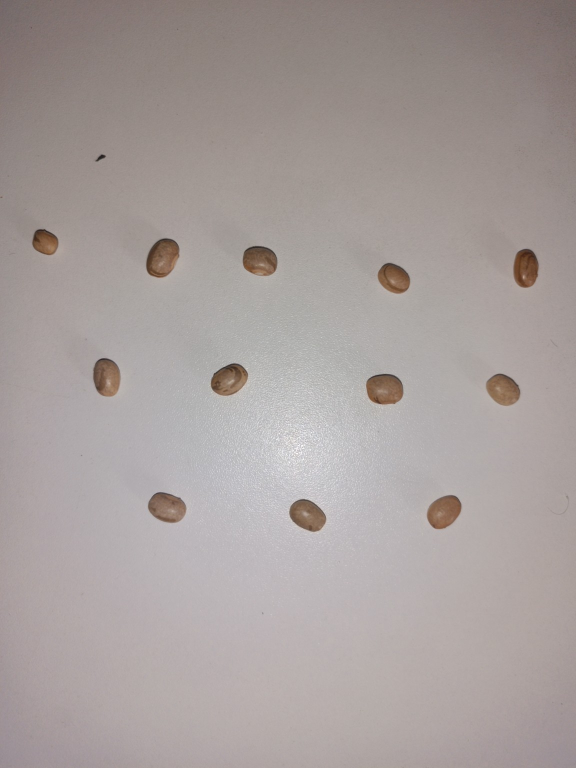
#> input picture imagens/imagem_atividade04.jpg, 1152 x 1536 px (shown at 1/2 size)
$ jupyter execute --allow-errors atividade04_visao_computacional.ipynb
#> lines starting #> are read from the running program, lines starting #| are printed output that depends on the picture; after the words box and inside, x2 and y2 are one past the last pixel; in counts of white or black regions, pixels touching at a corner belong together
# Atividade 04 - Pipeline de Visão Computacional

## 1. Introdução

Este notebook foi preparado para executar um pipeline simples e didático de visão computacional no Google Colab. A proposta é trabalhar com uma imagem autoral enviada pelo estudante, aplicando etapas clássicas de processamento sem usar inteligência artificial, redes neurais ou modelos treinados.

O fluxo implementado segue esta sequência:

- aquisição da imagem;
- segmentação por limiarização de Otsu;
- operações morfológicas para reduzir ruído e corrigir pequenas falhas;
- identificação de objetos por componentes conectados;
- extração de características;
- análise dos resultados.

O notebook também foi preparado para não quebrar caso a imagem ainda não esteja no caminho esperado. Nesse caso, as células exibem orientações claras para que o estudante possa organizar o arquivo e continuar a execução sem erros.

[cell 1]
# Bibliotecas principais usadas ao longo da atividade.
from pathlib import Path

import pandas as pd
import matplotlib.pyplot as plt

from IPython.display import display, Markdown
from skimage import io, color, filters, morphology, measure

# Configuracoes basicas do notebook.
plt.style.use('seaborn-v0_8')
plt.rcParams['figure.figsize'] = (8, 6)
plt.rcParams['axes.titlesize'] = 12

# Caminho padrao solicitado na atividade.
DEFAULT_IMAGE_PATH = Path('imagens/imagem_atividade04.jpg')

# Parametros simples que o estudante pode ajustar depois.
GAUSSIAN_SIGMA = 1.0
INVERTER_MASCARA = True
MIN_AREA = 1000
AREA_MAXIMA = 6000

# Dicionario para compartilhar os dados entre as celulas sem complicar o codigo.
pipeline = {}

print('Notebook inicializado para uso no Google Colab.')
print(f'Caminho padrao da imagem: {DEFAULT_IMAGE_PATH}')
print(f'Parametros atuais -> sigma: {GAUSSIAN_SIGMA}, inverter mascara: {INVERTER_MASCARA}, area minima: {MIN_AREA}, area maxima: {AREA_MAXIMA}')

## 2. Aquisição da imagem

Nesta etapa, o notebook tenta carregar automaticamente a imagem a partir do caminho `imagens/imagem_atividade04.jpg`. Esse caminho foi mantido como padrão para facilitar a organização do projeto no Colab.

Se a imagem ainda não existir, nenhuma célula vai falhar. Em vez disso, será exibida uma mensagem explicando onde o arquivo deve ser colocado. Isso permite que o notebook seja preparado agora e reutilizado depois com a imagem autoral do estudante.

[cell 2]
# Garante que a pasta exista no ambiente do Colab.
DEFAULT_IMAGE_PATH.parent.mkdir(parents=True, exist_ok=True)

# Se a imagem nao estiver no ambiente do Colab, tenta baixar automaticamente do GitHub.
if not DEFAULT_IMAGE_PATH.exists():
    from urllib.request import urlretrieve

    IMAGE_RAW_URL = 'https://raw.githubusercontent.com/limasantoss/visao-computacional-ex04/main/imagens/imagem_atividade04.jpg'

    try:
        urlretrieve(IMAGE_RAW_URL, DEFAULT_IMAGE_PATH)
        print(f'Imagem baixada automaticamente de: {IMAGE_RAW_URL}')
    except Exception as erro:
        print('Nao foi possivel baixar a imagem automaticamente do GitHub.')
        print(f'Erro: {erro}')

if DEFAULT_IMAGE_PATH.exists():
    image = io.imread(DEFAULT_IMAGE_PATH)
#> image is the input picture: shape (1536, 1152, 3); mean R, G, B 167.1, 158.3, 156.4

    # Ajustes simples para lidar com imagens em tons de cinza ou com canal alfa.
    if image.ndim == 2:
        image_rgb = color.gray2rgb(image)
    elif image.ndim == 3 and image.shape[2] == 4:
        image_rgb = color.rgba2rgb(image)
    else:
        image_rgb = image

    pipeline['image_rgb'] = image_rgb
    pipeline['image_path'] = DEFAULT_IMAGE_PATH

    plt.figure(figsize=(7, 7))
#> (this line was passed over: IPython is not available in this run)
    plt.imshow(image_rgb, cmap='gray' if image_rgb.ndim == 2 else None)
#> (this line was passed over: IPython is not available in this run)
    plt.title('Imagem original')
#> (this line was passed over: IPython is not available in this run)
    plt.axis('off')
#> (this line was passed over: IPython is not available in this run)
#> `limiar_otsu = filters.threshold_otsu(image_suave)`: limiar_otsu = 0.598
#> `mascara_binaria = image_suave < limiar_otsu`:
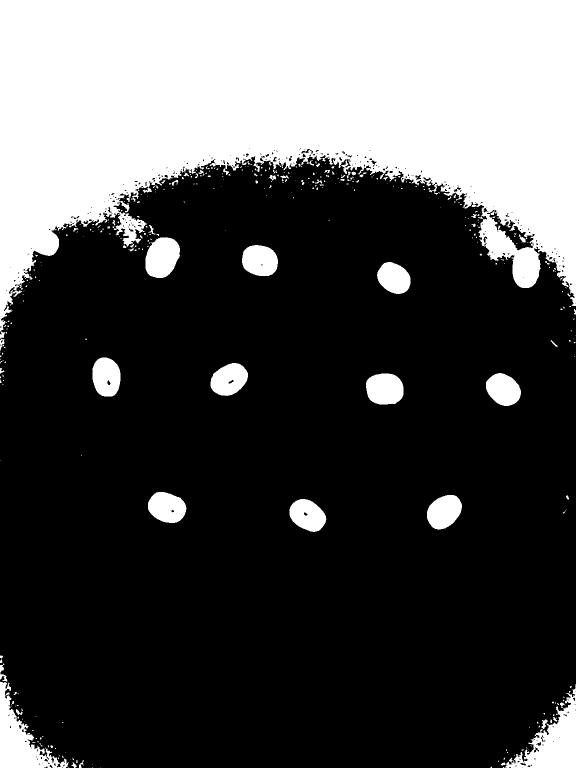
#> mascara_binaria: shape (1536, 1152) bool (shown at 1/2 size); 30% white; 372 white regions (305 under 20 px), largest, box (x1, y1, x2, y2) and area: (0, 0, 1152, 677) 472601, (1001, 1368, 1152, 1536) 9574, (0, 1363, 138, 1536) 8927
#> `mascara_aberta = morphology.opening(mascara_binaria, elemento_abertura)`:
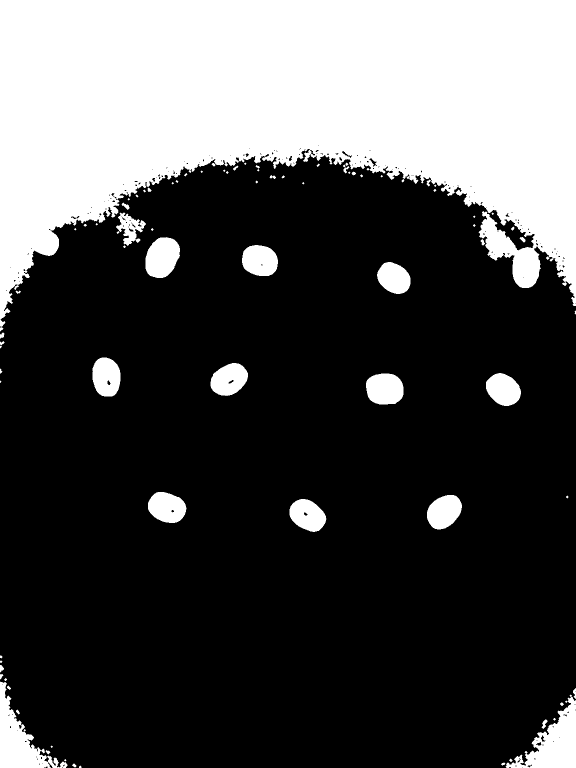
#> mascara_aberta: shape (1536, 1152) bool (shown at 1/2 size); 29.6% white; 84 white regions (32 under 20 px), largest, box (x1, y1, x2, y2) and area: (0, 0, 1152, 663) 466635, (1011, 1389, 1152, 1536) 8995, (0, 1363, 135, 1536) 8492
#> `mascara_fechada = morphology.closing(mascara_aberta, elemento_fechamen..`:
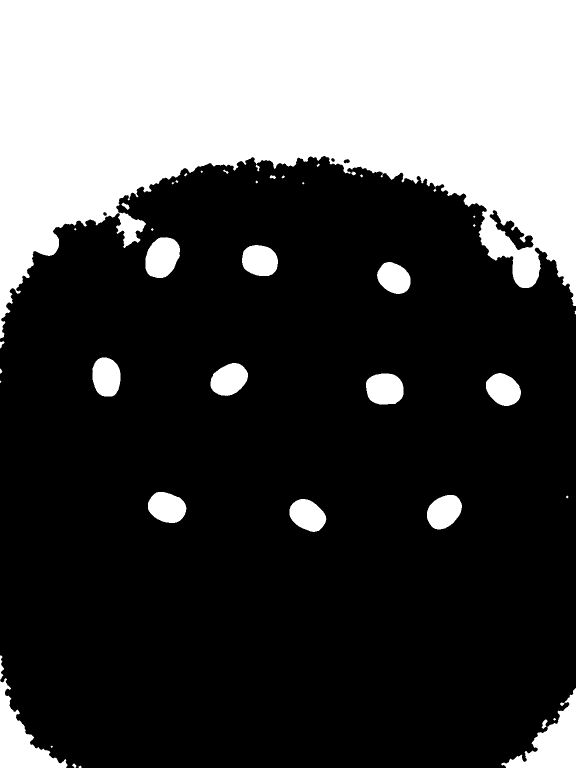
#> mascara_fechada: shape (1536, 1152) bool (shown at 1/2 size); 29.9% white; 44 white regions (15 under 20 px), largest, box (x1, y1, x2, y2) and area: (0, 0, 1152, 677) 473124, (1002, 1376, 1152, 1536) 9715, (0, 1356, 135, 1536) 9285
#> `mascara_base = morphology.remove_small_objects(mascara_fechada.astype(..`: mascara_base: shape (1536, 1152) bool; 29.9% white; 13 white regions
#> `rotulos_iniciais = measure.label(mascara_base)`:
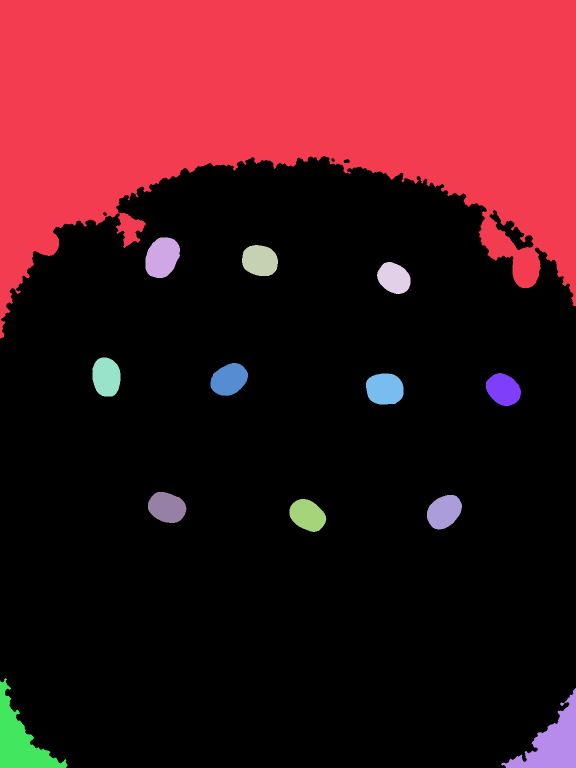
#> rotulos_iniciais: shape (1536, 1152) int32 (shown at 1/2 size); 14 distinct labels, from 0 to 13; one colour per label, 0 black
#> `propriedades_iniciais = measure.regionprops(rotulos_iniciais)`: propriedades_iniciais = 13 regions; largest, box (x1, y1, x2, y2) and area: (0, 0, 1152, 677) 473062, (1002, 1376, 1152, 1536) 9715, (0, 1356, 135, 1536) 9285, (291, 474, 360, 556) 4338, (732, 747, 807, 809) 3895
#> `propriedades_validas = [ regiao for regiao in propriedades_iniciais if..`: propriedades_validas = 10 regions; largest, box (x1, y1, x2, y2) and area: (291, 474, 360, 556) 4338, (732, 747, 807, 809) 3895, (296, 984, 373, 1046) 3628, (421, 726, 496, 792) 3622, (484, 490, 556, 552) 3608
#> `mascara_filtrada = rotulos_iniciais == -1`: mascara_filtrada: shape (1536, 1152) bool; every value is 0
#> the loop `for regiao in propriedades_validas:` made 10 passes
#> pass 1, `mascara_filtrada = mascara_filtrada | (rotulos_iniciais == regiao.label)`:
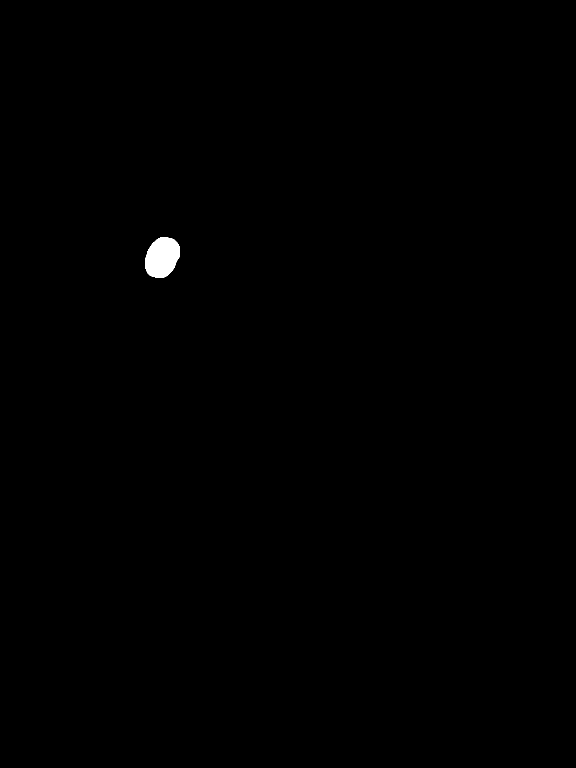
#> mascara_filtrada: shape (1536, 1152) bool (shown at 1/2 size); 0.25% white; 1 white region, box (x1, y1, x2, y2) and area: (291, 474, 360, 556) 4338
#> pass 2, `mascara_filtrada = mascara_filtrada | (rotulos_iniciais == regiao.label)`:
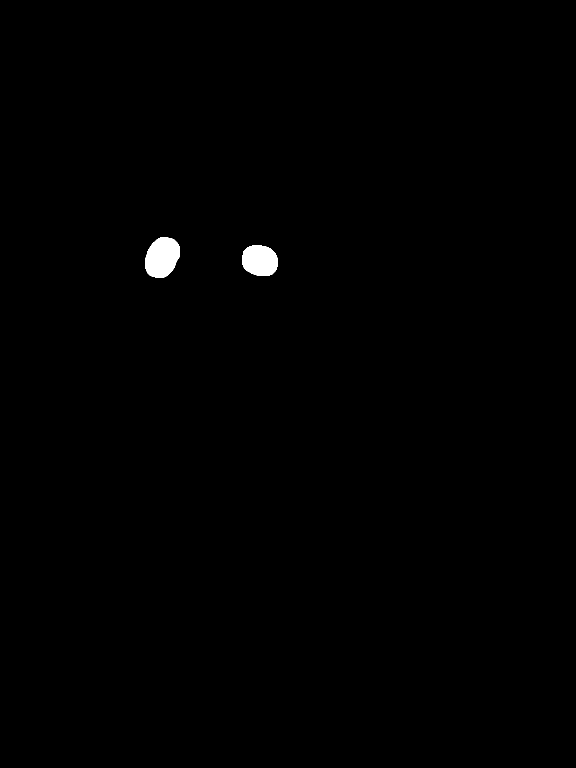
#> mascara_filtrada: shape (1536, 1152) bool (shown at 1/2 size); 0.45% white; 2 white regions, box (x1, y1, x2, y2) and area: (291, 474, 360, 556) 4338, (484, 490, 556, 552) 3608
#> pass 3, `mascara_filtrada = mascara_filtrada | (rotulos_iniciais == regiao.label)`:
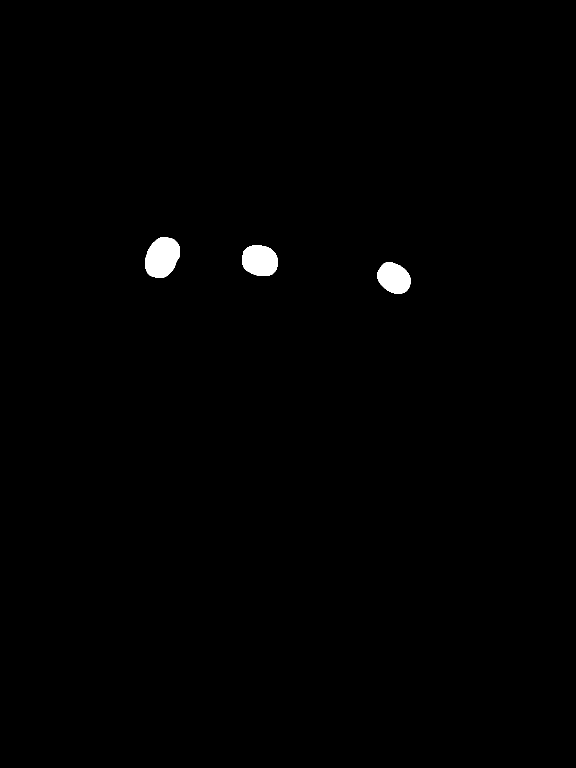
#> mascara_filtrada: shape (1536, 1152) bool (shown at 1/2 size); 0.63% white; 3 white regions, box (x1, y1, x2, y2) and area: (291, 474, 360, 556) 4338, (484, 490, 556, 552) 3608, (754, 524, 821, 588) 3170
#> after the loop `for regiao in propriedades_validas:`:
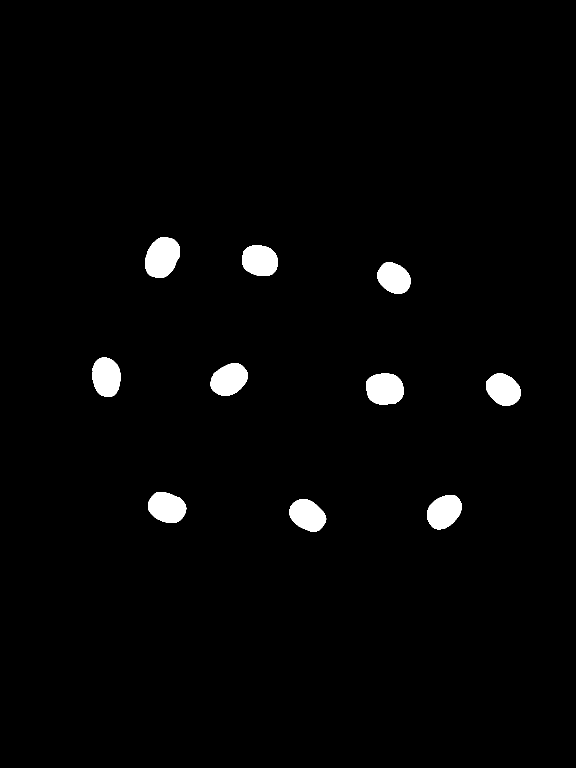
#> mascara_filtrada: shape (1536, 1152) bool (shown at 1/2 size); 2.1% white; 10 white regions
#> `rotulos_filtrados = measure.label(mascara_filtrada)`:
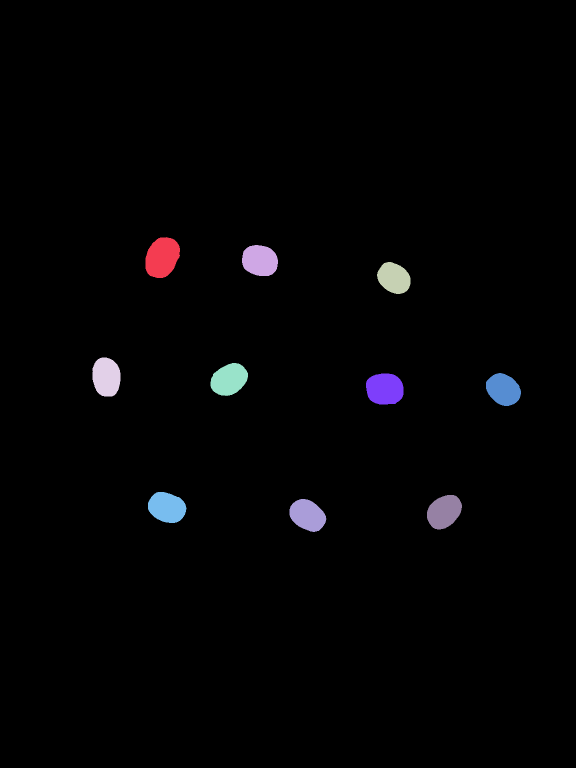
#> rotulos_filtrados: shape (1536, 1152) int32 (shown at 1/2 size); 11 distinct labels, from 0 to 10; one colour per label, 0 black
#> `propriedades_filtradas = measure.regionprops(rotulos_filtrados)`: propriedades_filtradas has the same summary as propriedades_validas
#> `imagem_rotulada = color.label2rgb(rotulos_filtrados, bg_label=0, bg_co..`:
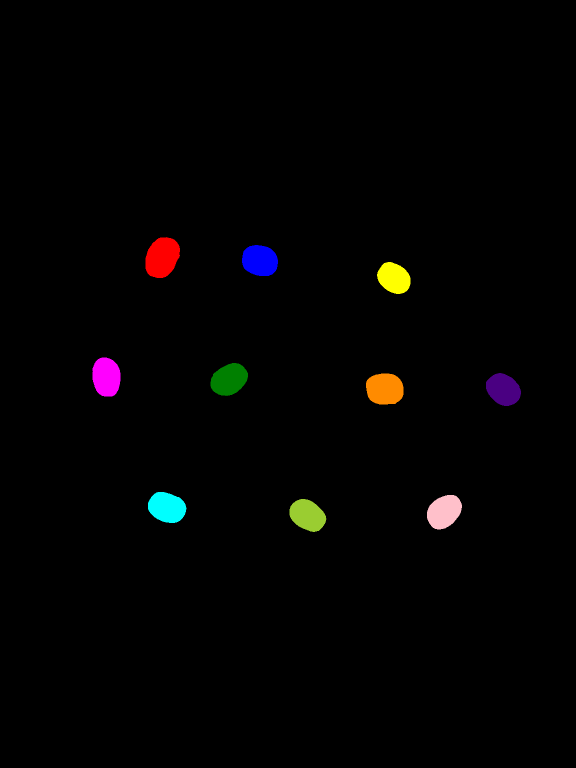
#> imagem_rotulada: shape (1536, 1152, 3) float64 (shown at 1/2 size); mean R, G, B 0.0122, 0.00918, 0.00909
    plt.show()

    print(f'Imagem carregada com sucesso: {DEFAULT_IMAGE_PATH}')
else:
    pipeline['image_rgb'] = None
    pipeline['image_path'] = DEFAULT_IMAGE_PATH
    print('Imagem nao encontrada.')
    print('Coloque o arquivo em: imagens/imagem_atividade04.jpg')
    print('Depois disso, execute novamente esta celula e as proximas etapas do notebook.')

## 3. Segmentação

A segmentação separa os objetos de interesse do fundo. Neste notebook, foi escolhida a limiarização de Otsu porque ela é uma técnica clássica, simples e adequada para imagens com contraste razoável entre objeto e fundo.

Antes da limiarização, a imagem é convertida para tons de cinza. Opcionalmente, também é aplicado um suavizamento gaussiano leve para reduzir pequenas variações e ruído. Caso o fundo seja destacado no lugar dos objetos, a máscara pode ser invertida sem alterar o restante do pipeline.

[cell 3]
image_rgb = pipeline.get('image_rgb')

#> (the rest of this cell did not finish here and is left out)

## 4. Operações morfológicas

Depois da segmentação, é comum que sobrem pequenos ruídos ou pequenas falhas dentro dos objetos. Para tratar isso, o pipeline aplica duas operações morfológicas clássicas:

- abertura, para remover pequenos pontos isolados;
- fechamento, para preencher pequenas falhas e conectar bordas próximas.

Essas etapas ajudam a melhorar a máscara antes da contagem e da extração de características. Ao analisar os resultados, é importante verificar se essas operações reduziram ruídos sem apagar detalhes relevantes dos objetos.

[cell 4]
mascara_binaria = pipeline.get('mascara_binaria')

#> (the rest of this cell did not finish here and is left out)

## 5. Identificação de objetos

Nesta etapa, os objetos são identificados com base em componentes conectados. Cada região branca da máscara final passa a ser tratada como um objeto candidato.

Também é aplicado um filtro por área mínima para remover pequenos resíduos que ainda possam ter permanecido após as operações morfológicas. Esse filtro é útil, mas deve ser observado com cuidado para não eliminar objetos pequenos que sejam relevantes para a atividade.

[cell 5]
mascara_fechada = pipeline.get('mascara_fechada')

#> (the rest of this cell did not finish here and is left out)

## 6. Extração de características

Com os objetos identificados, o próximo passo é medir propriedades que descrevem cada região. Neste notebook, são extraídas três características básicas e bastante usadas:

- área;
- perímetro;
- centroide.

Os resultados são organizados em uma tabela com `pandas`, o que facilita a leitura, a comparação entre os objetos e a elaboração da análise final.

[cell 6]
propriedades = pipeline.get('propriedades')
#> propriedades has the same summary as propriedades_validas

if propriedades is None:
    print('A extracao de caracteristicas nao foi executada porque os objetos ainda nao foram rotulados.')
else:
    dados_tabela = []
    for regiao in propriedades:
        dados_tabela.append({
            'objeto': regiao.label,
            'area': regiao.area,
            'perimetro': regiao.perimeter,
            'centroide_linha': regiao.centroid[0],
            'centroide_coluna': regiao.centroid[1]
        })
#> this loop made 10 passes
#> after the loop, dados_tabela = 10 items

    df_resultados = pd.DataFrame(dados_tabela)
#> df_resultados = table of 10 rows and 5 columns

    if not df_resultados.empty:
        df_resultados['area'] = df_resultados['area'].round(2)
        df_resultados['perimetro'] = df_resultados['perimetro'].round(2)
        df_resultados['centroide_linha'] = df_resultados['centroide_linha'].round(2)
        df_resultados['centroide_coluna'] = df_resultados['centroide_coluna'].round(2)

    pipeline['df_resultados'] = df_resultados

    print(f'Numero total de objetos medidos: {len(df_resultados)}')
#| Numero total de objetos medidos: 10
    display(df_resultados)

## 7. Análise dos resultados

Após a execução do pipeline, foram identificados 10 objetos válidos na imagem analisada. A imagem original continha 12 feijões distribuídos sobre um fundo claro, o que indica uma pequena diferença entre a quantidade real de objetos e a quantidade detectada automaticamente.

A segmentação por limiarização de Otsu apresentou bom desempenho ao separar os feijões do fundo. As operações morfológicas de abertura e fechamento contribuíram para reduzir ruídos e melhorar a definição das regiões de interesse. Em seguida, a identificação dos objetos foi realizada por meio de componentes conectados e da extração de propriedades utilizando a função regionprops da biblioteca scikit-image.

A diferença observada entre a quantidade real e a quantidade detectada sugere que alguns objetos podem ter sido removidos durante a etapa de filtragem por área ou não terem sido segmentados de forma completamente independente. Esse comportamento é esperado em aplicações reais de Visão Computacional, pois fatores como iluminação, sombras, contraste, limiares de segmentação e critérios de filtragem podem influenciar o resultado final.

Mesmo com essa limitação, o pipeline foi capaz de detectar corretamente a maior parte dos objetos presentes na cena, demonstrando que a combinação de segmentação, operações morfológicas e análise de componentes conectados é adequada para a tarefa proposta.

[cell 7]
df_resultados = pipeline.get('df_resultados')
total_objetos = pipeline.get('total_objetos', 0)
#> total_objetos = 10
limiar_otsu = pipeline.get('limiar_otsu')

if pipeline.get('image_rgb') is None:
    display(Markdown(
        'A analise ainda nao pode ser concluida porque a imagem nao foi carregada. '
        'Adicione `imagens/imagem_atividade04.jpg` e execute novamente o notebook.'
    ))
elif df_resultados is None or df_resultados.empty:
    display(Markdown(
        'Nenhum objeto valido foi medido ate o momento. Isso pode indicar necessidade de ajustar '
        'a inversao da mascara, o nivel de suavizacao ou o valor de `MIN_AREA`.'
    ))
else:
    area_media = df_resultados['area'].mean()
#> area_media = 3629.2
    perimetro_medio = df_resultados['perimetro'].mean()
#> perimetro_medio = 226.2

    texto_analise = f'''
### Analise critica

- **Escolha da segmentacao:** a limiarizacao de Otsu foi escolhida por ser um metodo classico, automatico e adequado para separar objeto e fundo quando existe contraste razoavel. Nesta execucao, o limiar calculado foi **{limiar_otsu:.4f}**.
- **Dificuldades possiveis:** sombras, iluminacao desigual, reflexos e objetos muito encostados podem prejudicar a segmentacao, fazendo o fundo entrar na mascara ou fazendo objetos diferentes parecerem um bloco unico.
- **Identificacao dos objetos:** o pipeline encontrou **{total_objetos}** objeto(s) apos o filtro de area minima. A verificacao visual da imagem rotulada e importante para confirmar se todos os objetos relevantes foram identificados corretamente.
- **Caracteristicas mais informativas:** a area ajuda a comparar o tamanho dos objetos, o perimetro ajuda a observar o contorno e o centroide ajuda a localizar cada objeto na imagem. Nesta amostra, a area media foi **{area_media:.2f}** e o perimetro medio foi **{perimetro_medio:.2f}**.
- **Possiveis melhorias:** o pipeline pode ser melhorado ajustando `GAUSSIAN_SIGMA`, ativando `INVERTER_MASCARA`, refinando `MIN_AREA` ou adotando tecnicas adicionais de separacao quando houver objetos muito proximos.
'''

    display(Markdown(texto_analise))
